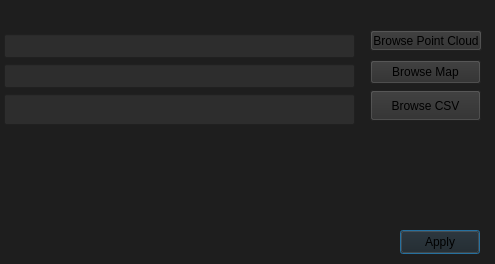
<?xml version="1.0" encoding="UTF-8"?>
<ui version="4.0">
 <class>CollisionDialog</class>
 <widget class="QDialog" name="CollisionDialog">
  <property name="geometry">
   <rect>
    <x>0</x>
    <y>0</y>
    <width>495</width>
    <height>264</height>
   </rect>
  </property>
  <property name="windowTitle">
   <string>Point Cloud Visualization</string>
  </property>
  <property name="styleSheet">
   <string notr="true">background-color: #1e1e1e;</string>
  </property>
  <widget class="QPushButton" name="pushButton">
   <property name="geometry">
    <rect>
     <x>400</x>
     <y>230</y>
     <width>80</width>
     <height>24</height>
    </rect>
   </property>
   <property name="text">
    <string>Apply</string>
   </property>
  </widget>
  <widget class="QPushButton" name="browseMapButton">
   <property name="geometry">
    <rect>
     <x>370</x>
     <y>60</y>
     <width>111</width>
     <height>24</height>
    </rect>
   </property>
   <property name="styleSheet">
    <string notr="true">background-color: #2d2d2d;</string>
   </property>
   <property name="text">
    <string>Browse Map</string>
   </property>
  </widget>
  <widget class="QPushButton" name="browsePointCloudButton">
   <property name="geometry">
    <rect>
     <x>370</x>
     <y>30</y>
     <width>112</width>
     <height>21</height>
    </rect>
   </property>
   <property name="styleSheet">
    <string notr="true">background-color: #2d2d2d;</string>
   </property>
   <property name="text">
    <string>Browse Point Cloud</string>
   </property>
  </widget>
  <widget class="QPushButton" name="browseCsvButton">
   <property name="geometry">
    <rect>
     <x>370</x>
     <y>90</y>
     <width>111</width>
     <height>31</height>
    </rect>
   </property>
   <property name="styleSheet">
    <string notr="true">background-color: #2d2d2d;</string>
   </property>
   <property name="text">
    <string>Browse CSV</string>
   </property>
  </widget>
  <widget class="QLineEdit" name="csvPathLineEdit">
   <property name="geometry">
    <rect>
     <x>4</x>
     <y>94</y>
     <width>351</width>
     <height>31</height>
    </rect>
   </property>
   <property name="styleSheet">
    <string notr="true">background-color: #2d2d2d;</string>
   </property>
  </widget>
  <widget class="QLineEdit" name="pointCloudPathLineEdit">
   <property name="geometry">
    <rect>
     <x>4</x>
     <y>34</y>
     <width>351</width>
     <height>24</height>
    </rect>
   </property>
   <property name="styleSheet">
    <string notr="true">background-color: #2d2d2d;</string>
   </property>
  </widget>
  <widget class="QLineEdit" name="mapPathLineEdit">
   <property name="geometry">
    <rect>
     <x>4</x>
     <y>64</y>
     <width>351</width>
     <height>24</height>
    </rect>
   </property>
   <property name="styleSheet">
    <string notr="true">background-color: #2d2d2d;</string>
   </property>
  </widget>
 </widget>
 <resources/>
 <connections/>
</ui>
